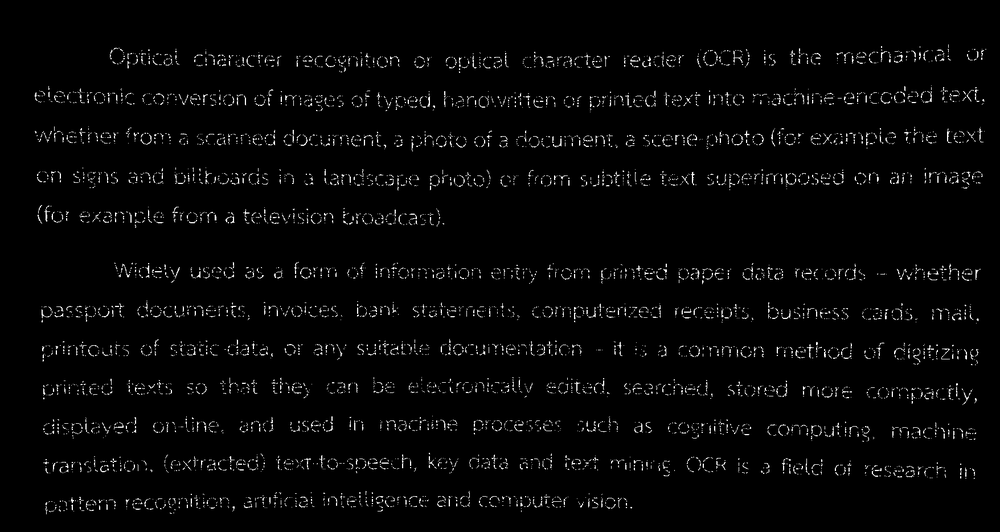
#> input picture Restore Text/BrokenText.png, 1000 x 532 px, shrunk from 1756 x 934 before the run
$ jupyter execute RestorationText.ipynb
#> lines starting #> are read from the running program, lines starting #| are printed output that depends on the picture; after the words box and inside, x2 and y2 are one past the last pixel; in counts of white or black regions, pixels touching at a corner belong together
## Import Lib

[cell 1]
import cv2 as cv
import numpy as np
from matplotlib import pyplot as plt

## Load Image

[cell 2]
src = cv.imread("./BrokenText.png")
#> src is the input picture: shape (532, 1000, 3); min 0, max 255, mean 7.1
gray_img = cv.cvtColor(src,cv.COLOR_BGR2GRAY) ## ทำภาพขาว-เทา
_,bin_img = cv.threshold(gray_img,127,255,cv.THRESH_BINARY) ## ทำภาพขาว-ดำ ตัดที่ค่า 127
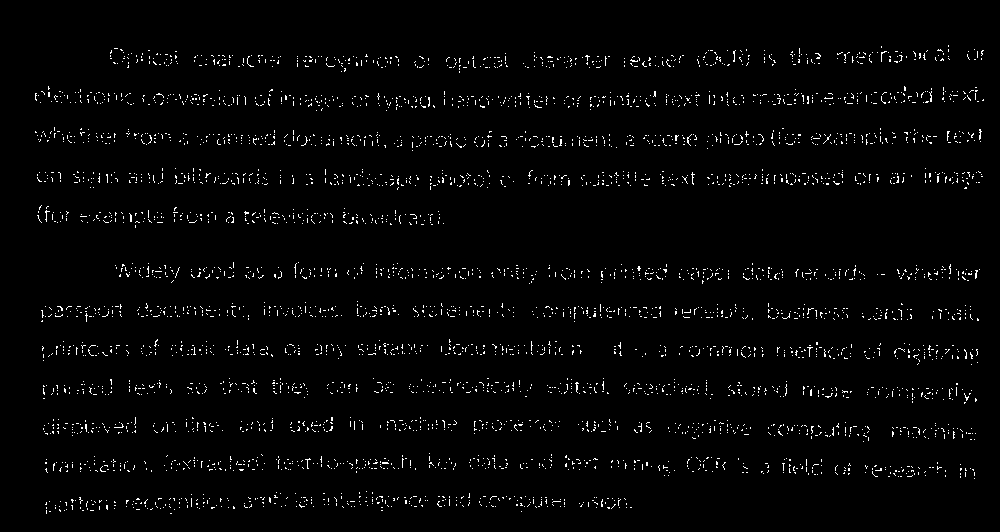
#> bin_img: shape (532, 1000); 2.2% white in thin lines or dots, all inside (x1, y1, x2, y2) = (35, 45, 984, 514)

plt.rcParams["figure.figsize"] = [30, 18]   ## ขนาดภาพ
plt.imshow(bin_img,cmap='gray'),plt.xticks([]),plt.yticks([])
plt.show()

[cell 3]
rect3x3 = cv.getStructuringElement(cv.MORPH_RECT,(3,3)) ## พอกแบบ RECT ขนาด 3x3
cross3x3 = cv.getStructuringElement(cv.MORPH_CROSS,(3,3)) ## พอกแบบ CROSS ขนาด 3x3
ellipse3x3 = cv.getStructuringElement(cv.MORPH_ELLIPSE,(3,3)) ## พอกแบบ ELLIPSE ขนาด 3x3

rect5x5 = cv.getStructuringElement(cv.MORPH_RECT,(5,5)) ## พอกแบบ RECT ขนาด 5x5
cross5x5 = cv.getStructuringElement(cv.MORPH_CROSS,(5,5)) ## พอกแบบ CROSS ขนาด 5x5
ellipse5x5 = cv.getStructuringElement(cv.MORPH_ELLIPSE,(5,5)) ## พอกแบบ ELLIPSE ขนาด 5x5

[cell 4]
dilated_rect5x5_img = cv.dilate(bin_img,rect5x5,iterations=1) ## ใช้ rect5x5 วนซ้ำรูปต้นฉบับ 1 รอบ
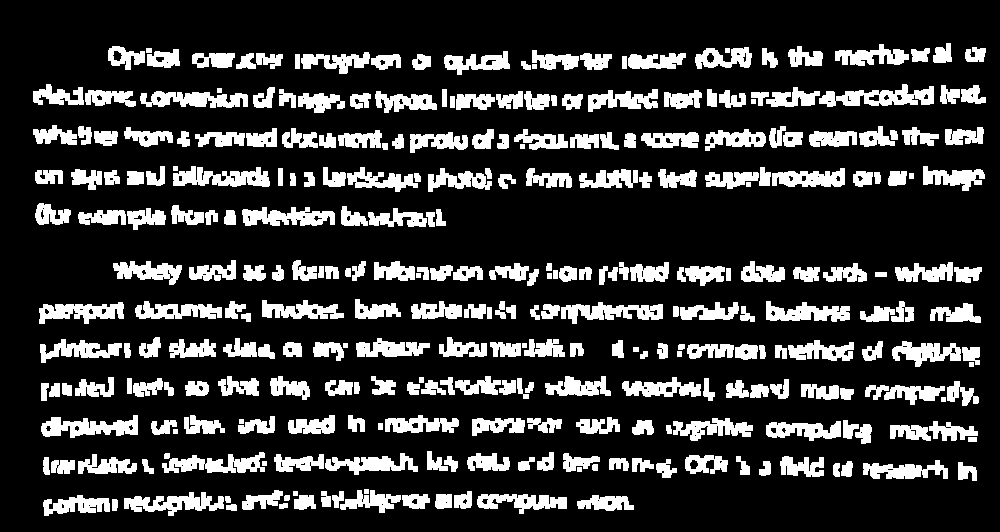
#> dilated_rect5x5_img: shape (532, 1000); 20.3% white; 307 white regions, largest, box (x1, y1, x2, y2) and area: (819, 84, 934, 107) 1399, (41, 415, 138, 438) 1257, (173, 166, 270, 187) 1253
dilated_cross3x3_img = cv.dilate(bin_img,cross3x3,iterations=3) ## ใช้ cross3x3 วนซ้ำรูปต้นฉบับ 3 รอบ
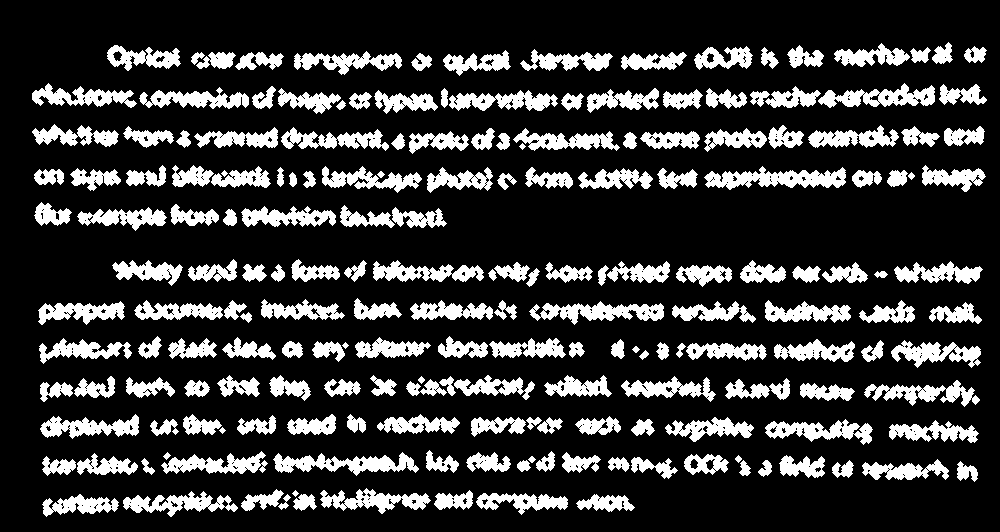
#> dilated_cross3x3_img: shape (532, 1000); 21% white; 197 white regions, largest, box (x1, y1, x2, y2) and area: (704, 166, 846, 190) 1837, (273, 452, 419, 476) 1659, (529, 301, 664, 325) 1611
dilated_ellipse3x3_img = cv.dilate(bin_img,ellipse3x3,iterations=3) ## ใช้ ellipse3x3 วนซ้ำรูปต้นฉบับ 3 รอบ

## รวมรูป แสดงแบบแนวนอน
ALL_show_img = np.concatenate((dilated_rect5x5_img, dilated_cross3x3_img, dilated_ellipse3x3_img), axis = 1)
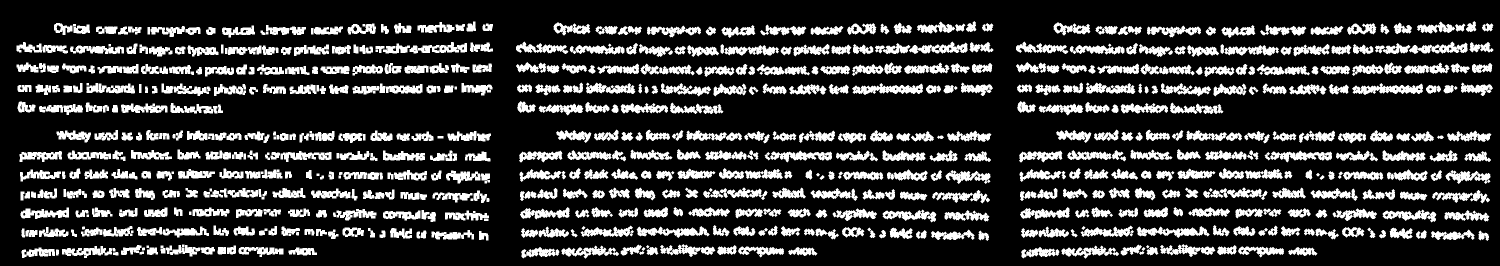
#> ALL_show_img: shape (532, 3000) (shown at 1/2 size); 20.8% white; 701 white regions, largest, box (x1, y1, x2, y2) and area: (1704, 166, 1846, 190) 1837, (2704, 166, 2846, 190) 1837, (1273, 452, 1419, 476) 1659
plt.imshow(ALL_show_img, cmap='gray')

[cell 5]
## แสดงรูปแนวตั้ง
ALL_show_result_img = np.concatenate((bin_img, dilated_rect5x5_img), axis=0)
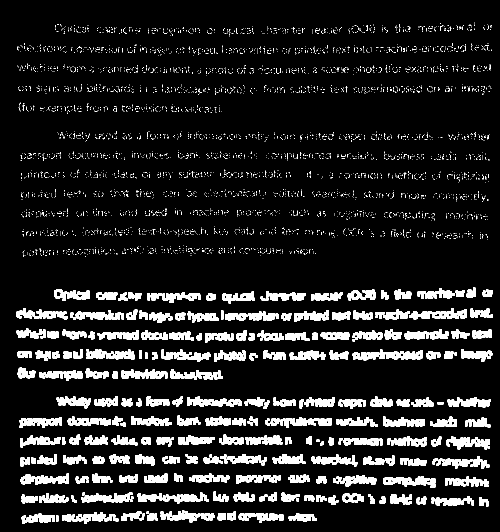
#> ALL_show_result_img: shape (1064, 1000) (shown at 1/2 size); 11.2% white; 4404 white regions (4096 under 20 px), largest, box (x1, y1, x2, y2) and area: (819, 616, 934, 639) 1399, (41, 947, 138, 970) 1257, (173, 698, 270, 719) 1253
plt.imshow(ALL_show_result_img, cmap='gray')

$ run again, with Restore Text/1.png copied over Restore Text/BrokenText.png
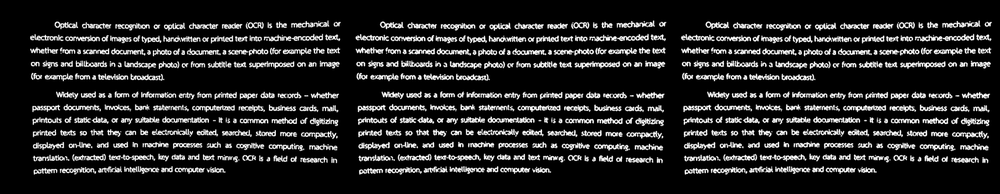
#> input picture Restore Text/1.png, 1000 x 194 px, shrunk from 1714 x 332 before the run
#> src is the input picture: shape (194, 1000, 3); min 0, max 255, mean 35.8
#> `_,bin_img = cv.threshold(gray_img,127,255,cv.THRESH_BINARY)`:
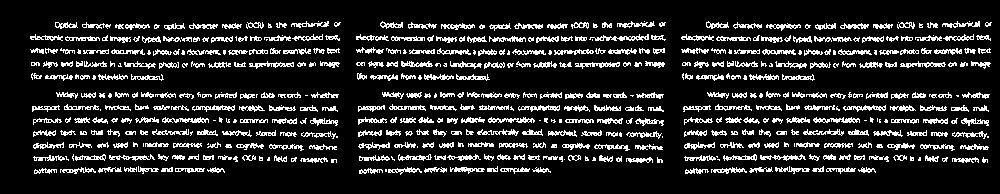
#> bin_img: shape (194, 1000); 14.5% white in thin lines or dots, all inside (x1, y1, x2, y2) = (30, 21, 992, 175)
#> dilated_rect5x5_img: shape (194, 1000); 46.7% white; 63 white regions, largest, box (x1, y1, x2, y2) and area: (354, 32, 668, 45) 2856, (679, 32, 993, 45) 2854, (680, 59, 993, 71) 2852
#> dilated_cross3x3_img: shape (194, 1000); 50.2% white; 32 black regions (5 under 20 px), largest, box (x1, y1, x2, y2) and area: (0, 0, 1000, 194) 91352, (400, 147, 569, 156) 520, (373, 110, 531, 119) 477
#> ALL_show_img: shape (194, 3000); 49% white; 81 white regions, largest, box (x1, y1, x2, y2) and area: (1355, 89, 1667, 178) 19268, (2355, 89, 2667, 178) 19268, (1680, 88, 1993, 177) 19207
#> `ALL_show_result_img = np.concatenate((bin_img, dilated_rect5x5_img), a..`:
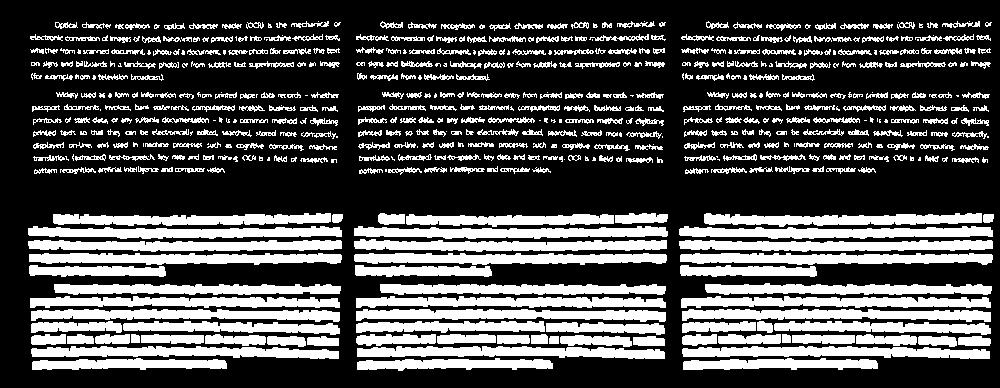
#> ALL_show_result_img: shape (388, 1000); 30.6% white; 589 white regions (114 under 20 px), largest, box (x1, y1, x2, y2) and area: (354, 226, 668, 239) 2856, (679, 226, 993, 239) 2854, (680, 253, 993, 265) 2852

$ run again, with Restore Text/2.png copied over Restore Text/BrokenText.png
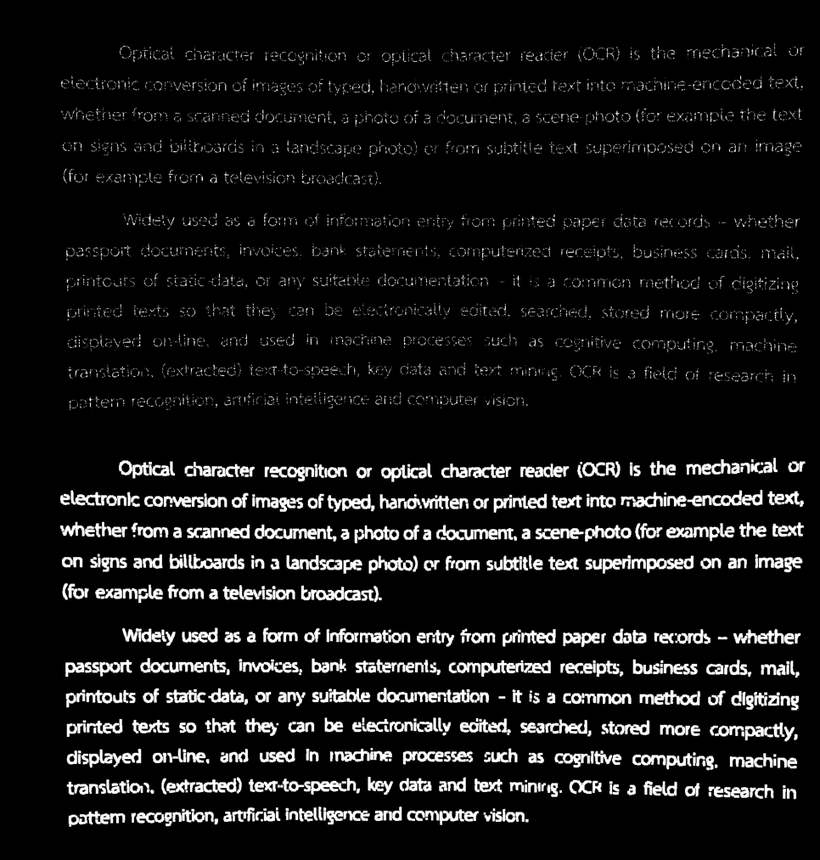
#> input picture Restore Text/2.png, 820 x 860 px, shrunk from 966 x 1013 before the run
#> src is the input picture: shape (860, 820, 3); min 0, max 255, mean 20.6
#> `_,bin_img = cv.threshold(gray_img,127,255,cv.THRESH_BINARY)`:
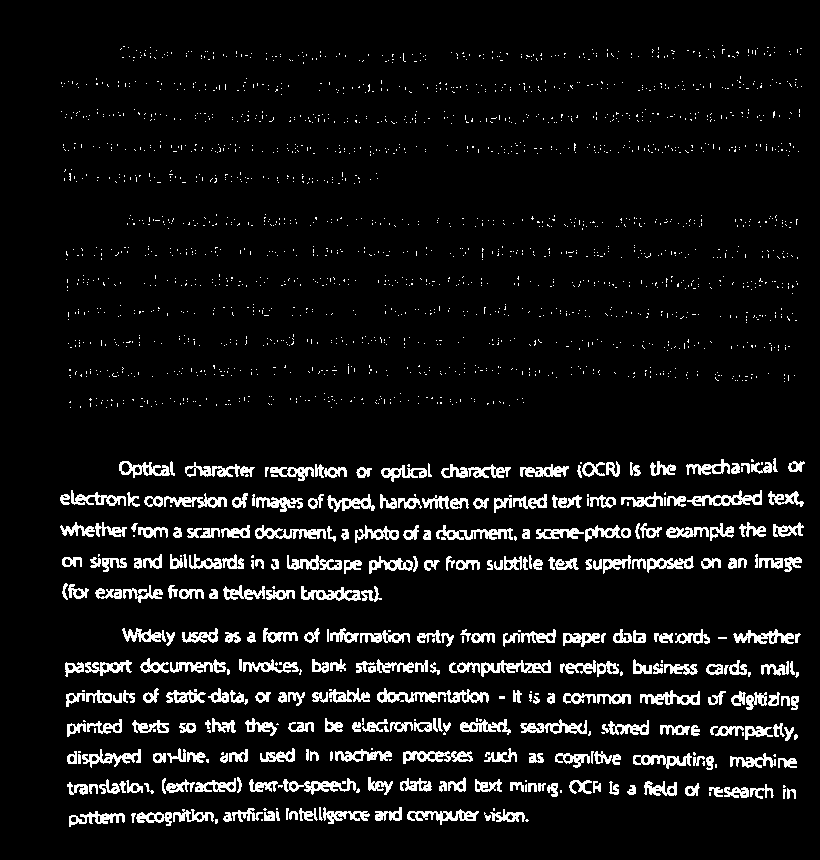
#> bin_img: shape (860, 820); 7.4% white; 2317 white regions (2016 under 20 px), largest, box (x1, y1, x2, y2) and area: (377, 688, 489, 703) 760, (481, 660, 551, 677) 522, (687, 490, 762, 506) 519
#> dilated_rect5x5_img: shape (860, 820); 22.6% white; 664 white regions, largest, box (x1, y1, x2, y2) and area: (534, 521, 736, 544) 2978, (58, 488, 229, 510) 2513, (619, 488, 764, 509) 2137
#> dilated_cross3x3_img: shape (860, 820); 23.7% white; 502 white regions, largest, box (x1, y1, x2, y2) and area: (57, 487, 807, 516) 11704, (57, 519, 769, 546) 10759, (66, 804, 532, 830) 7040
#> ALL_show_img: shape (860, 2460); 23.4% white; 1668 white regions, largest, box (x1, y1, x2, y2) and area: (877, 487, 1627, 516) 11704, (1697, 487, 2447, 516) 11704, (877, 519, 1589, 546) 10759
#> `ALL_show_result_img = np.concatenate((bin_img, dilated_rect5x5_img), a..`:
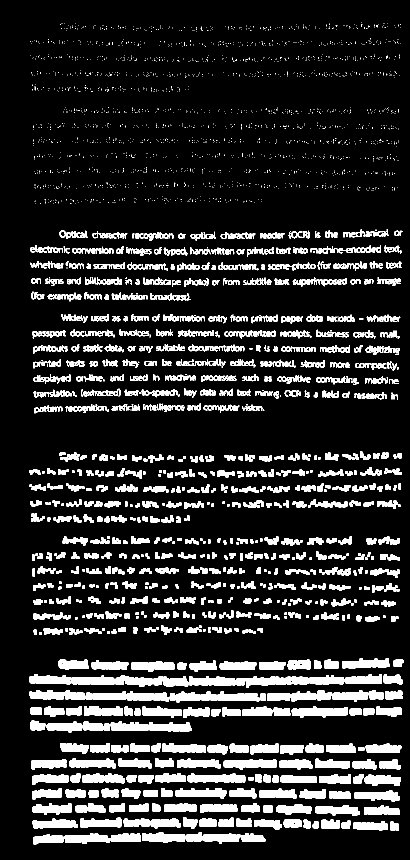
#> ALL_show_result_img: shape (1720, 820) (shown at 1/2 size); 15% white; 2981 white regions (2016 under 20 px), largest, box (x1, y1, x2, y2) and area: (534, 1381, 736, 1404) 2978, (58, 1348, 229, 1370) 2513, (619, 1348, 764, 1369) 2137
